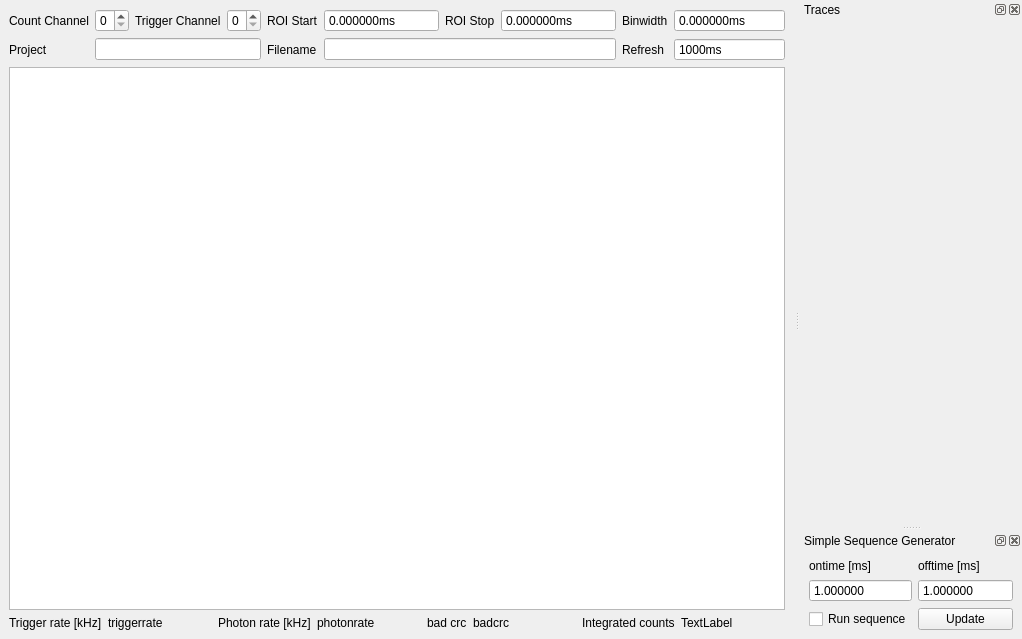
<?xml version="1.0" encoding="UTF-8"?>
<ui version="4.0">
 <class>MainWindow</class>
 <widget class="QMainWindow" name="MainWindow">
  <property name="geometry">
   <rect>
    <x>0</x>
    <y>0</y>
    <width>948</width>
    <height>639</height>
   </rect>
  </property>
  <property name="windowTitle">
   <string>MainWindow</string>
  </property>
  <widget class="QWidget" name="centralwidget">
   <layout class="QVBoxLayout" name="verticalLayout">
    <item>
     <layout class="QGridLayout" name="gridLayout_2">
      <item row="1" column="5" colspan="3">
       <widget class="QLineEdit" name="filename_edit"/>
      </item>
      <item row="1" column="4">
       <widget class="QLabel" name="label_9">
        <property name="text">
         <string>Filename</string>
        </property>
        <property name="buddy">
         <cstring>filename_edit</cstring>
        </property>
       </widget>
      </item>
      <item row="1" column="1" colspan="3">
       <widget class="QLineEdit" name="project_edit"/>
      </item>
      <item row="0" column="0">
       <widget class="QLabel" name="label_3">
        <property name="text">
         <string>Count Channel</string>
        </property>
        <property name="buddy">
         <cstring>channel_edit</cstring>
        </property>
       </widget>
      </item>
      <item row="0" column="1">
       <widget class="QSpinBox" name="channel_edit">
        <property name="maximum">
         <number>7</number>
        </property>
       </widget>
      </item>
      <item row="0" column="2">
       <widget class="QLabel" name="label_4">
        <property name="text">
         <string>Trigger Channel</string>
        </property>
        <property name="buddy">
         <cstring>trigger_edit</cstring>
        </property>
       </widget>
      </item>
      <item row="0" column="3">
       <widget class="QSpinBox" name="trigger_edit">
        <property name="maximum">
         <number>7</number>
        </property>
       </widget>
      </item>
      <item row="0" column="4">
       <widget class="QLabel" name="label_5">
        <property name="text">
         <string>ROI Start</string>
        </property>
       </widget>
      </item>
      <item row="0" column="6">
       <widget class="QLabel" name="label_6">
        <property name="text">
         <string>ROI Stop</string>
        </property>
       </widget>
      </item>
      <item row="0" column="8">
       <widget class="QLabel" name="label_7">
        <property name="text">
         <string>Binwidth</string>
        </property>
       </widget>
      </item>
      <item row="1" column="0">
       <widget class="QLabel" name="label_8">
        <property name="text">
         <string>Project</string>
        </property>
        <property name="buddy">
         <cstring>project_edit</cstring>
        </property>
       </widget>
      </item>
      <item row="0" column="7">
       <widget class="QDoubleSpinBox" name="roi_stop_edit">
        <property name="buttonSymbols">
         <enum>QAbstractSpinBox::NoButtons</enum>
        </property>
        <property name="suffix">
         <string>ms</string>
        </property>
        <property name="decimals">
         <number>6</number>
        </property>
        <property name="minimum">
         <double>-1000000.000000000000000</double>
        </property>
        <property name="maximum">
         <double>1000000.000000000000000</double>
        </property>
       </widget>
      </item>
      <item row="0" column="5">
       <widget class="QDoubleSpinBox" name="roi_start_edit">
        <property name="buttonSymbols">
         <enum>QAbstractSpinBox::NoButtons</enum>
        </property>
        <property name="prefix">
         <string/>
        </property>
        <property name="suffix">
         <string>ms</string>
        </property>
        <property name="decimals">
         <number>6</number>
        </property>
        <property name="minimum">
         <double>-1000000.000000000000000</double>
        </property>
        <property name="maximum">
         <double>1000000.000000000000000</double>
        </property>
       </widget>
      </item>
      <item row="0" column="9">
       <widget class="QDoubleSpinBox" name="binwidth_edit">
        <property name="buttonSymbols">
         <enum>QAbstractSpinBox::NoButtons</enum>
        </property>
        <property name="suffix">
         <string>ms</string>
        </property>
        <property name="decimals">
         <number>6</number>
        </property>
        <property name="maximum">
         <double>1000000.000000000000000</double>
        </property>
       </widget>
      </item>
      <item row="1" column="8">
       <widget class="QLabel" name="label">
        <property name="text">
         <string>Refresh</string>
        </property>
       </widget>
      </item>
      <item row="1" column="9">
       <widget class="QDoubleSpinBox" name="doubleSpinBoxRefresh">
        <property name="buttonSymbols">
         <enum>QAbstractSpinBox::NoButtons</enum>
        </property>
        <property name="suffix">
         <string>ms</string>
        </property>
        <property name="decimals">
         <number>0</number>
        </property>
        <property name="minimum">
         <double>100.000000000000000</double>
        </property>
        <property name="maximum">
         <double>100000.000000000000000</double>
        </property>
        <property name="value">
         <double>1000.000000000000000</double>
        </property>
       </widget>
      </item>
     </layout>
    </item>
    <item>
     <widget class="PlotWidget" name="graphicsView"/>
    </item>
    <item>
     <layout class="QGridLayout" name="gridLayout_3">
      <item row="0" column="0">
       <widget class="QLabel" name="label_10">
        <property name="toolTip">
         <string>&lt;html&gt;&lt;head/&gt;&lt;body&gt;&lt;p&gt;in kHz&lt;/p&gt;&lt;/body&gt;&lt;/html&gt;</string>
        </property>
        <property name="text">
         <string>Trigger rate [kHz]</string>
        </property>
       </widget>
      </item>
      <item row="0" column="1">
       <widget class="QLabel" name="triggerrate_label">
        <property name="sizePolicy">
         <sizepolicy hsizetype="MinimumExpanding" vsizetype="Preferred">
          <horstretch>0</horstretch>
          <verstretch>0</verstretch>
         </sizepolicy>
        </property>
        <property name="text">
         <string>triggerrate</string>
        </property>
        <property name="textInteractionFlags">
         <set>Qt::LinksAccessibleByMouse|Qt::TextSelectableByKeyboard|Qt::TextSelectableByMouse</set>
        </property>
       </widget>
      </item>
      <item row="0" column="2">
       <widget class="QLabel" name="label_12">
        <property name="text">
         <string>Photon rate [kHz]</string>
        </property>
       </widget>
      </item>
      <item row="0" column="3">
       <widget class="QLabel" name="photonrate_label">
        <property name="sizePolicy">
         <sizepolicy hsizetype="MinimumExpanding" vsizetype="Preferred">
          <horstretch>0</horstretch>
          <verstretch>0</verstretch>
         </sizepolicy>
        </property>
        <property name="text">
         <string>photonrate</string>
        </property>
        <property name="textInteractionFlags">
         <set>Qt::LinksAccessibleByMouse|Qt::TextSelectableByKeyboard|Qt::TextSelectableByMouse</set>
        </property>
       </widget>
      </item>
      <item row="0" column="4">
       <widget class="QLabel" name="label_14">
        <property name="text">
         <string>bad crc</string>
        </property>
       </widget>
      </item>
      <item row="0" column="5">
       <widget class="QLabel" name="badcrc_label">
        <property name="sizePolicy">
         <sizepolicy hsizetype="MinimumExpanding" vsizetype="Preferred">
          <horstretch>0</horstretch>
          <verstretch>0</verstretch>
         </sizepolicy>
        </property>
        <property name="text">
         <string>badcrc</string>
        </property>
        <property name="textInteractionFlags">
         <set>Qt::LinksAccessibleByMouse|Qt::TextSelectableByKeyboard|Qt::TextSelectableByMouse</set>
        </property>
       </widget>
      </item>
      <item row="0" column="6">
       <widget class="QLabel" name="label_18">
        <property name="text">
         <string>Integrated counts</string>
        </property>
       </widget>
      </item>
      <item row="0" column="7">
       <widget class="QLabel" name="labelIntegratedCounts">
        <property name="sizePolicy">
         <sizepolicy hsizetype="MinimumExpanding" vsizetype="Preferred">
          <horstretch>0</horstretch>
          <verstretch>0</verstretch>
         </sizepolicy>
        </property>
        <property name="text">
         <string>TextLabel</string>
        </property>
        <property name="textInteractionFlags">
         <set>Qt::LinksAccessibleByMouse|Qt::TextSelectableByKeyboard|Qt::TextSelectableByMouse</set>
        </property>
       </widget>
      </item>
     </layout>
    </item>
   </layout>
  </widget>
  <widget class="QDockWidget" name="dockWidget">
   <property name="allowedAreas">
    <set>Qt::LeftDockWidgetArea|Qt::RightDockWidgetArea</set>
   </property>
   <property name="windowTitle">
    <string>Traces</string>
   </property>
   <attribute name="dockWidgetArea">
    <number>2</number>
   </attribute>
   <widget class="QWidget" name="dockWidgetContents"/>
  </widget>
  <widget class="QDockWidget" name="SequenceGeneratorWidget">
   <property name="maximumSize">
    <size>
     <width>524287</width>
     <height>108</height>
    </size>
   </property>
   <property name="allowedAreas">
    <set>Qt::AllDockWidgetAreas</set>
   </property>
   <property name="windowTitle">
    <string>Simple Sequence Generator</string>
   </property>
   <attribute name="dockWidgetArea">
    <number>2</number>
   </attribute>
   <widget class="QWidget" name="dockWidgetContents_2">
    <layout class="QGridLayout" name="gridLayout">
     <item row="0" column="0">
      <widget class="QLabel" name="label_16">
       <property name="text">
        <string>ontime [ms]</string>
       </property>
      </widget>
     </item>
     <item row="0" column="1">
      <widget class="QLabel" name="label_17">
       <property name="text">
        <string>offtime [ms]</string>
       </property>
      </widget>
     </item>
     <item row="2" column="0">
      <widget class="QCheckBox" name="sequence_enable_box">
       <property name="text">
        <string>Run sequence</string>
       </property>
      </widget>
     </item>
     <item row="2" column="1">
      <widget class="QPushButton" name="sequenceUpdateButton">
       <property name="text">
        <string>Update</string>
       </property>
      </widget>
     </item>
     <item row="1" column="0">
      <widget class="QDoubleSpinBox" name="ontime_edit">
       <property name="buttonSymbols">
        <enum>QAbstractSpinBox::NoButtons</enum>
       </property>
       <property name="decimals">
        <number>6</number>
       </property>
       <property name="minimum">
        <double>0.000040000000000</double>
       </property>
       <property name="maximum">
        <double>1000000.000000000000000</double>
       </property>
       <property name="value">
        <double>1.000000000000000</double>
       </property>
      </widget>
     </item>
     <item row="1" column="1">
      <widget class="QDoubleSpinBox" name="offtime_edit">
       <property name="buttonSymbols">
        <enum>QAbstractSpinBox::NoButtons</enum>
       </property>
       <property name="decimals">
        <number>6</number>
       </property>
       <property name="minimum">
        <double>0.000040000000000</double>
       </property>
       <property name="maximum">
        <double>1000000.000000000000000</double>
       </property>
       <property name="value">
        <double>1.000000000000000</double>
       </property>
      </widget>
     </item>
    </layout>
   </widget>
  </widget>
 </widget>
 <customwidgets>
  <customwidget>
   <class>PlotWidget</class>
   <extends>QGraphicsView</extends>
   <header>pyqtgraph</header>
  </customwidget>
 </customwidgets>
 <resources/>
 <connections/>
</ui>
